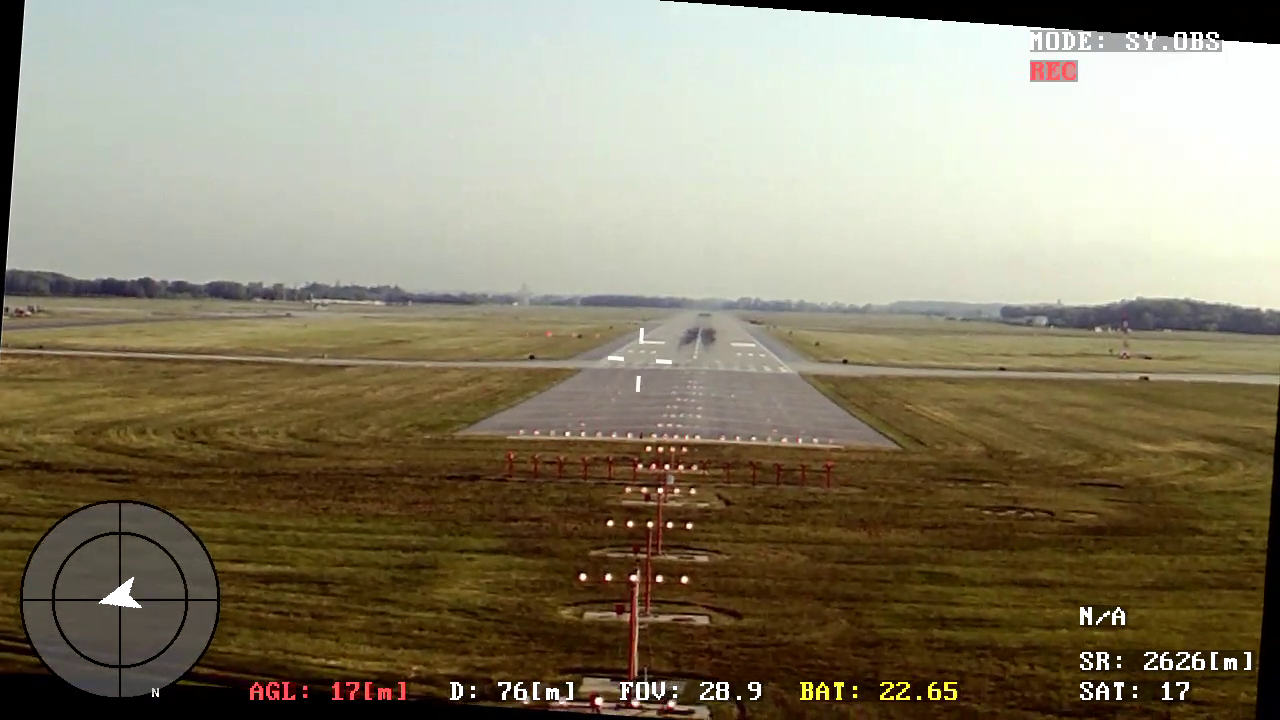
#> input picture light/frame136.png, 1280 x 720 px; its folder holds only this picture in this run
$ python main2.py
#> lines starting #> are read from the running program, lines starting #| are printed output that depends on the picture; after the words box and inside, x2 and y2 are one past the last pixel; in counts of white or black regions, pixels touching at a corner belong together
#!/usr/bin/env python
# coding: utf-8
# created by hevlhayt@foxmail.com
# Date: 2016/1/15
# Time: 19:20
#
import os
import cv2
import numpy as np
import argparse


def watershed(fp,file):
#> called with fp = '/light//', file = 'frame136.png'
    im = cv2.imread(fp+file)
#> im is the input picture: shape (720, 1280, 3); mean B, G, R 108.4, 130.3, 138.4
    threshold = 100

    font = cv2.FONT_HERSHEY_SIMPLEX
    cimg = im
    hsv = cv2.cvtColor(im, cv2.COLOR_BGR2HSV)
#> hsv: shape (720, 1280, 3); mean H, S, V 33.5, 102, 141.1

    # color range
    lower_red1 = np.array([0,6,252])
    upper_red1 = np.array([35,90,255])

    lower_red2 = np.array([0,0,252])
    upper_red2 = np.array([170,40,255])

    lower_red3 = np.array([140,0,255])
    upper_red3 = np.array([180,75,255])

    lower_red4 = np.array([3,12,255])
    upper_red4 = np.array([40,55,255])

    lower_red5 = np.array([0,0,240])
    upper_red5 = np.array([40,40,255])

    lower_red6 = np.array([0,0,240])
    upper_red6 = np.array([40,40,255])

    lower_red7 = np.array([0,0,240])
    upper_red7 = np.array([40,40,255])

    lower_red8 = np.array([0,0,240])
    upper_red8 = np.array([40,40,255])

    lower_red9 = np.array([0,0,240])
    upper_red9 = np.array([40,40,255])

    lower_red10 = np.array([0,0,240])
    upper_red10= np.array([40,40,255])

    lower_green = np.array([40,50,50])
    upper_green = np.array([90,255,255])
    # lower_yellow = np.array([15,100,100])
    # upper_yellow = np.array([35,255,255])
    lower_yellow = np.array([15,150,150])
    upper_yellow = np.array([35,255,255])

    mask1 = cv2.inRange(hsv, lower_red1, upper_red1)
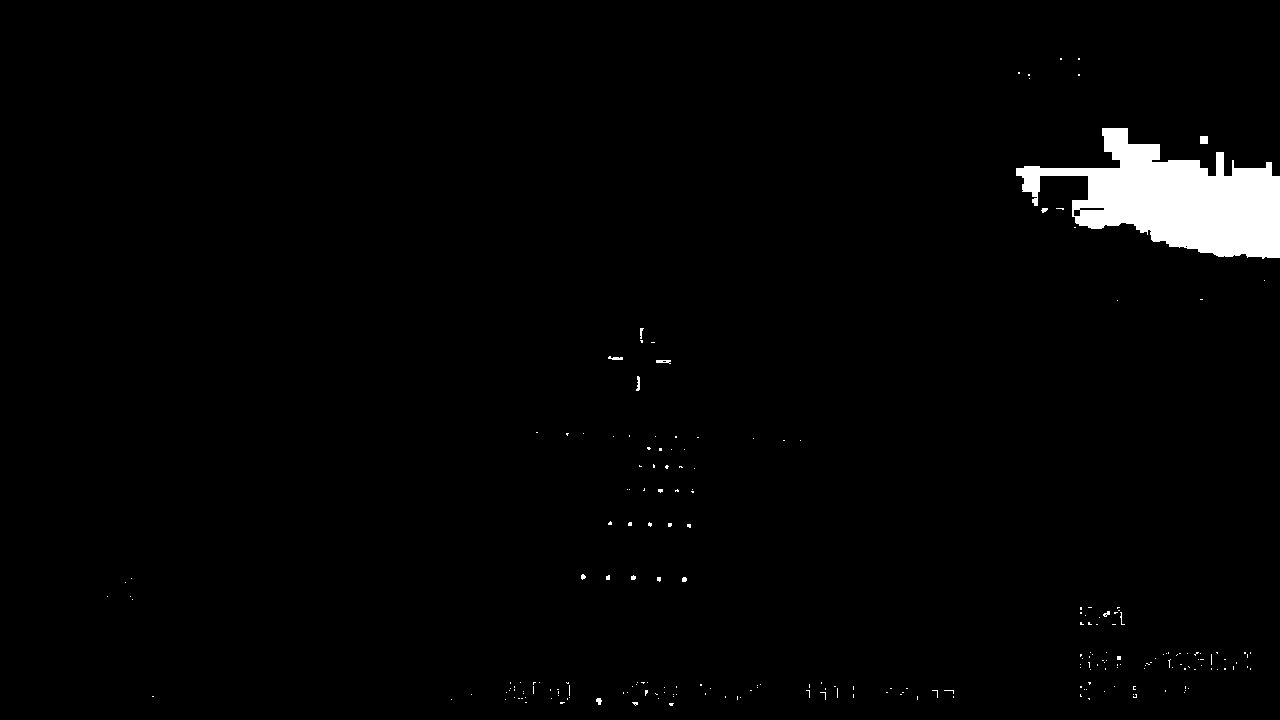
#> mask1: shape (720, 1280); 2% white; 224 white regions (212 under 20 px), largest, box (x1, y1, x2, y2) and area: (1016, 128, 1280, 259) 17690, (1200, 136, 1208, 144) 64, (656, 360, 671, 364) 42
    mask2 = cv2.inRange(hsv, lower_red2, upper_red2)
#> mask2: shape (720, 1280); 7.4% white; 119 white regions (73 under 20 px), largest, box (x1, y1, x2, y2) and area: (881, 17, 1280, 259) 62421, (99, 577, 142, 608) 548, (1029, 32, 1042, 51) 169

    mask3 = cv2.inRange(hsv, lower_red3, upper_red3)
#> mask3: shape (720, 1280); 0.02% white; 22 white regions (19 under 20 px), largest, box (x1, y1, x2, y2) and area: (1256, 44, 1280, 48) 96, (1224, 42, 1228, 48) 20, (1242, 42, 1246, 48) 20
    mask4 = cv2.inRange(hsv, lower_red4, upper_red4)
#> mask4: shape (720, 1280); 0.67% white; 131 white regions (126 under 20 px), largest, box (x1, y1, x2, y2) and area: (1088, 176, 1280, 255) 5445, (1136, 160, 1144, 176) 128, (1217, 248, 1224, 254) 38, (1234, 242, 1240, 248) 36, (596, 698, 602, 705) 28

    maskg = cv2.inRange(hsv, lower_green, upper_green)
#> maskg: shape (720, 1280); 0% white in thin lines or dots, all inside (x1, y1, x2, y2) = (642, 432, 684, 686)
    masky = cv2.inRange(hsv, lower_yellow, upper_yellow)
#> masky: shape (720, 1280); 0.09% white; 10 white regions (3 under 20 px), largest, box (x1, y1, x2, y2) and area: (800, 682, 813, 700) 148, (816, 682, 829, 700) 121, (880, 682, 894, 700) 114

    maskr1 = cv2.add(mask1, mask2)
    maskr2 = cv2.add(mask3, mask4)
#> maskr2: shape (720, 1280); 0.69% white; 149 white regions (141 under 20 px), largest, box (x1, y1, x2, y2) and area: (1088, 176, 1280, 255) 5445, (1136, 160, 1144, 176) 128, (1256, 44, 1280, 48) 96

    maskr = cv2.add(maskr1, maskr2)
#> maskr: shape (720, 1280); 7.5% white; 150 white regions (101 under 20 px), largest, box (x1, y1, x2, y2) and area: (881, 17, 1280, 259) 62425, (99, 577, 142, 608) 548, (1029, 32, 1042, 51) 169

    cv2.imshow('mask',maskr)

    #gray = cv2.cvtColor(im, cv2.COLOR_BGR2GRAY)
    gray = maskr
    kernel = np.ones((3, 3), np.uint8)
    #tophat = cv2.morphologyEx(gray, cv2.MORPH_TOPHAT, kernel)
    ret, thresh = cv2.threshold(gray,0,255,cv2.THRESH_BINARY_INV+cv2.THRESH_OTSU)
#> ret = 0
    opening = cv2.morphologyEx(thresh, cv2.MORPH_OPEN,kernel, iterations = 2)
#> opening: shape (720, 1280); 92.3% white; 101 black regions (68 under 20 px), largest, box (x1, y1, x2, y2) and area: (881, 17, 1280, 259) 65411, (1144, 652, 1205, 670) 680, (99, 577, 142, 608) 561
    tophat=opening
    #ret, thresh = cv2.threshold(tophat, threshold, 255, cv2.THRESH_BINARY)

    # sure background area
    sure_bg = cv2.dilate(tophat,kernel,iterations=3)
#> sure_bg: shape (720, 1280); 93.5% white; 19 black regions (11 under 20 px), largest, box (x1, y1, x2, y2) and area: (893, 21, 1280, 255) 59245, (109, 586, 132, 604) 177, (1083, 610, 1089, 622) 72

    # Finding sure foreground area
    dist_transform = cv2.distanceTransform(tophat,cv2.DIST_L2,5)
    ret, sure_fg = cv2.threshold(dist_transform,0.7*dist_transform.max(),255,0)
#> sure_fg: shape (720, 1280) float32; 6.5% white; 2 white regions, box (x1, y1, x2, y2) and area: (141, 0, 514, 369) 60102, (0, 341, 10, 351) 57
#> ret = 260

    # Finding unknown region
    sure_fg = np.uint8(sure_fg)
    unknown = cv2.subtract(sure_bg,sure_fg)
#> unknown: shape (720, 1280); 87% white; 21 black regions (11 under 20 px), largest, box (x1, y1, x2, y2) and area: (141, 0, 514, 369) 60102, (893, 21, 1280, 255) 59245, (109, 586, 132, 604) 177

    # Marker labelling
    ret, markers = cv2.connectedComponents(sure_fg)
#> markers: shape (720, 1280) int32; 3 distinct labels, from 0 to 2
#> ret = 3
    # Add one to all labels so that sure background is not 0, but 1
    markers = markers+1
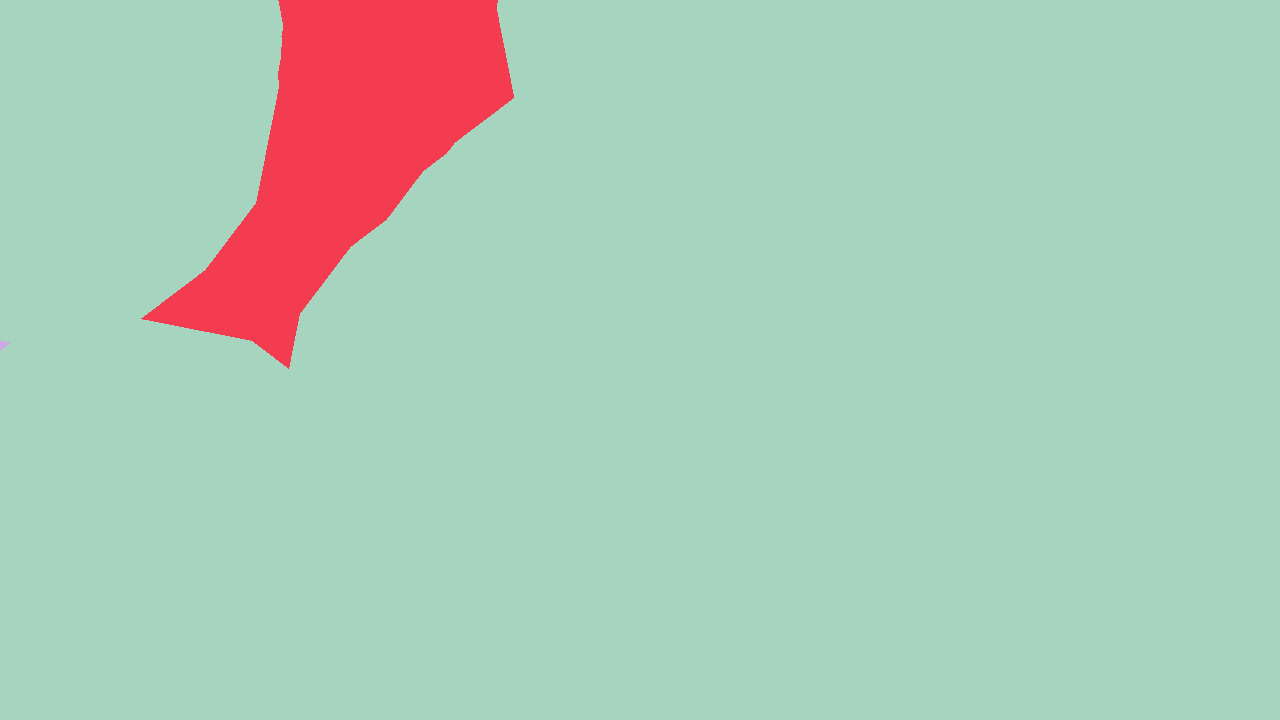
#> markers: shape (720, 1280) int32; 3 distinct labels, from 1 to 3; one colour per label, 0 black
    # Now, mark the region of unknown with zero
    markers[unknown==255] = 0
#> markers: shape (720, 1280) int32; 4 distinct labels, from 0 to 3

    markers = cv2.watershed(im,markers)
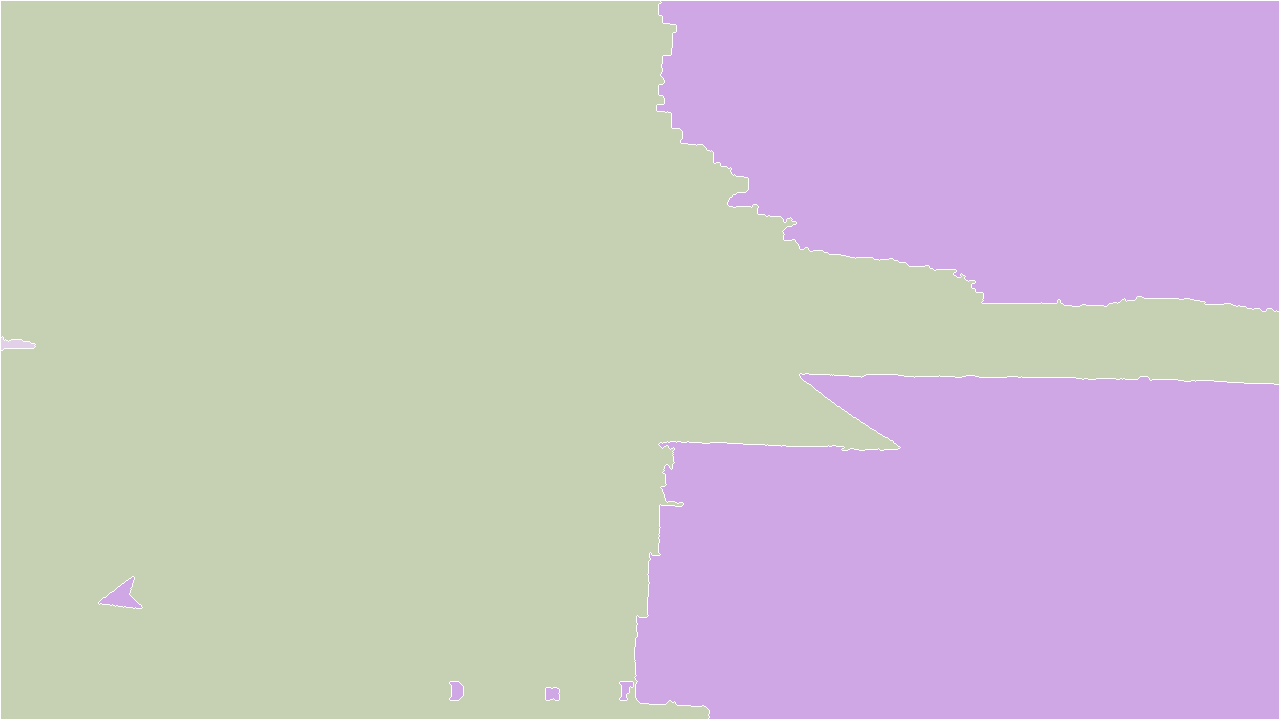
#> markers: shape (720, 1280) int32; 4 distinct labels, from -1 to 3; one colour per label, 0 black, -1 white
    im[markers == -1] = [255,0,0]
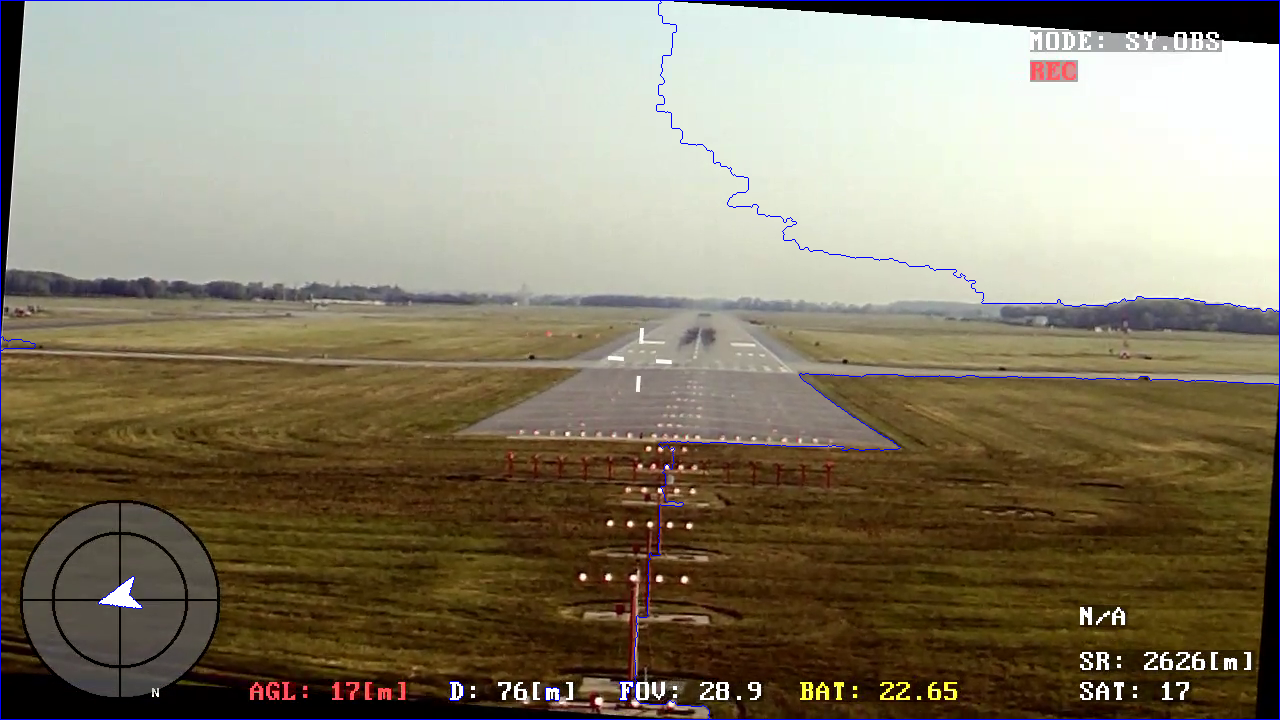
#> im: shape (720, 1280, 3); 0.71% of pixels changed, all inside (x1, y1, x2, y2) = (0, 0, 1280, 720)

    #dist_transform = cv2.distanceTransform(thresh, cv2.DIST_L2, 5)
    #ret, markers = cv2.connectedComponents(np.uint8(dist_transform))
    #watershed = cv2.watershed(im, markers)
    #im[markers == -1] = [255,0,0]
    cv2.imshow('wshed', im)
    # cv2.imshow('maskg', maskg)
    # cv2.imshow('masky', masky)

    cv2.waitKey(0)
    cv2.destroyAllWindows()


# [151 lines left out: function detect, not called in this run]

if __name__ == '__main__':
    #a = argparse.ArgumentParser()
    #a.add_argument("--method", help="Hough Gradient (hg or hg_alt)")
    path = os.path.abspath('..')+'//light//'
    #args = a.parse_args()
    for f in os.listdir(path):
        print (f)
        if f.endswith('.jpg') or f.endswith('.JPG') or f.endswith('.png') or f.endswith('.PNG'):
            #detect(path, f, args.method)
            watershed(path, f)

$ run again, on light/lights0198.png
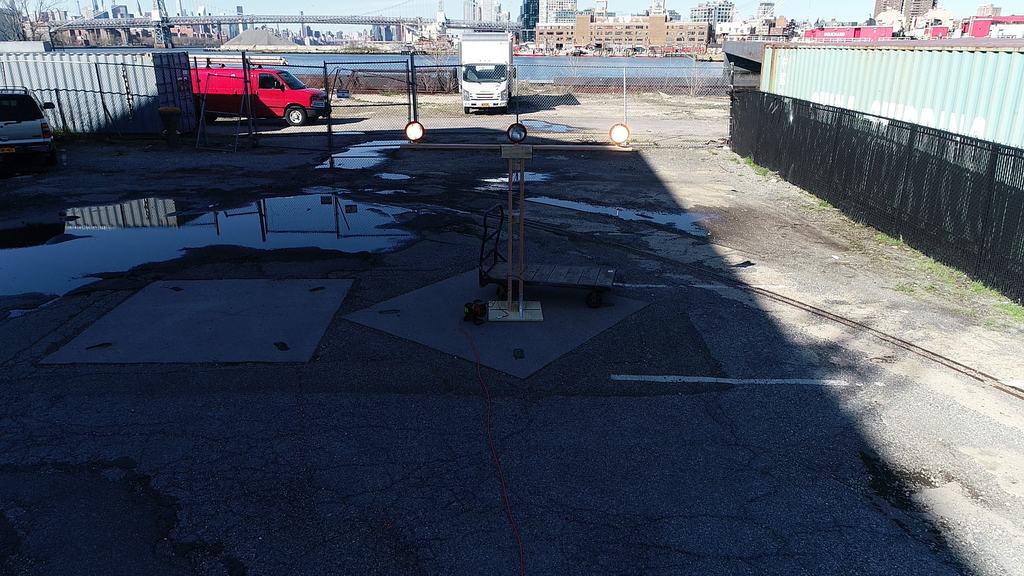
#> input picture light/lights0198.png, 1024 x 576 px
#> in watershed, im is the input picture: shape (576, 1024, 3); mean B, G, R 96.7, 82.9, 75.3
#> hsv: shape (576, 1024, 3); mean H, S, V 94.8, 115.9, 100.6
#> in watershed, `mask1 = cv2.inRange(hsv, lower_red1, upper_red1)`:
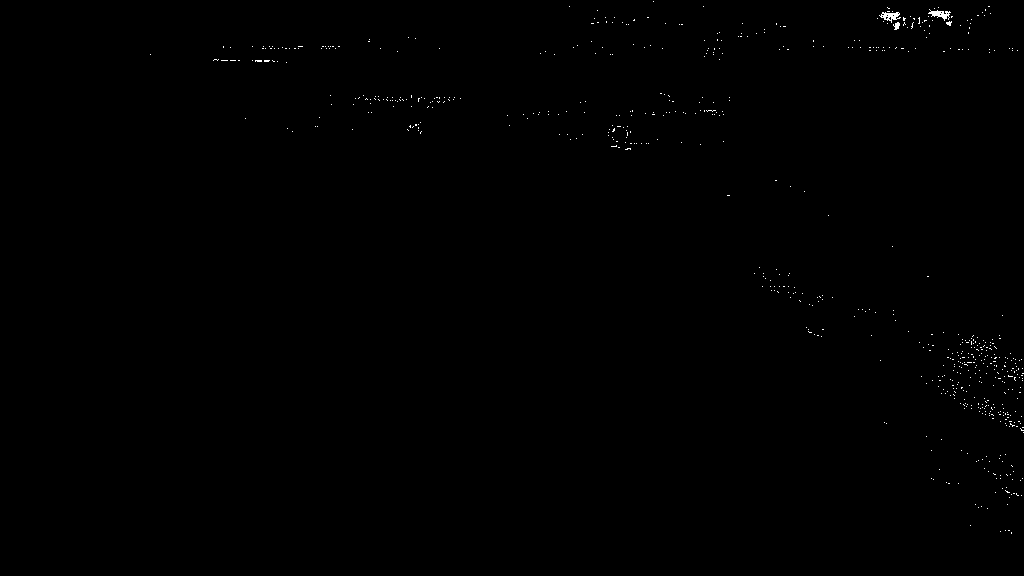
#> mask1: shape (576, 1024); 0.22% white in thin lines or dots, all inside (x1, y1, x2, y2) = (150, 1, 1024, 534)
#> mask2: shape (576, 1024); 1.9% white; 1801 white regions (1749 under 20 px), largest, box (x1, y1, x2, y2) and area: (770, 0, 876, 27) 1829, (925, 0, 1024, 22) 989, (462, 42, 508, 65) 910
#> mask3: shape (576, 1024); 0.01% white in thin lines or dots, all inside (x1, y1, x2, y2) = (26, 2, 1011, 385)
#> mask4: shape (576, 1024); 0.03% white in thin lines or dots, all inside (x1, y1, x2, y2) = (224, 11, 1015, 531)
#> maskg: shape (576, 1024); 0.16% white; 153 white regions (143 under 20 px), largest, box (x1, y1, x2, y2) and area: (993, 303, 1024, 318) 214, (973, 280, 984, 293) 78, (891, 237, 901, 244) 45
#> masky: shape (576, 1024); 0% white in thin lines or dots, all inside (x1, y1, x2, y2) = (482, 105, 487, 106)
#> maskr2: shape (576, 1024); 0.04% white in thin lines or dots, all inside (x1, y1, x2, y2) = (26, 2, 1015, 531)
#> in watershed, `ret, thresh = cv2.threshold(gray,0,255,cv2.THRESH_BINARY_INV+cv2.THRES..`: ret = 0
#> opening: shape (576, 1024); 96.7% white; 643 black regions (561 under 20 px), largest, box (x1, y1, x2, y2) and area: (716, 0, 906, 40) 3818, (907, 0, 1024, 40) 1960, (864, 99, 997, 141) 1889
#> sure_bg: shape (576, 1024); 99.1% white; 36 black regions (19 under 20 px), largest, box (x1, y1, x2, y2) and area: (776, 0, 872, 24) 1601, (932, 0, 1024, 23) 965, (465, 45, 505, 66) 666
#> in watershed, `ret, sure_fg = cv2.threshold(dist_transform,0.7*dist_transform.max(),2..`: ret = 335.5
#> unknown: shape (576, 1024); 89.5% white; 37 black regions (19 under 20 px), largest, box (x1, y1, x2, y2) and area: (0, 432, 562, 576) 56539, (776, 0, 872, 24) 1601, (932, 0, 1024, 23) 965
#> in watershed, `ret, markers = cv2.connectedComponents(sure_fg)`: ret = 2
#> in watershed, `im[markers == -1] = [255,0,0]`:
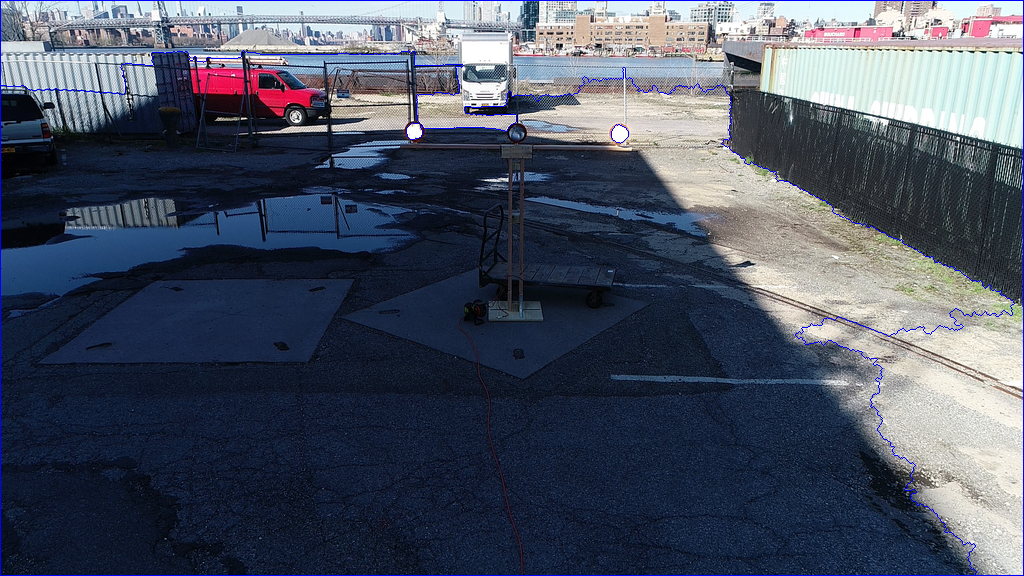
#> im: shape (576, 1024, 3); 0.93% of pixels changed, all inside (x1, y1, x2, y2) = (0, 0, 1024, 576)
